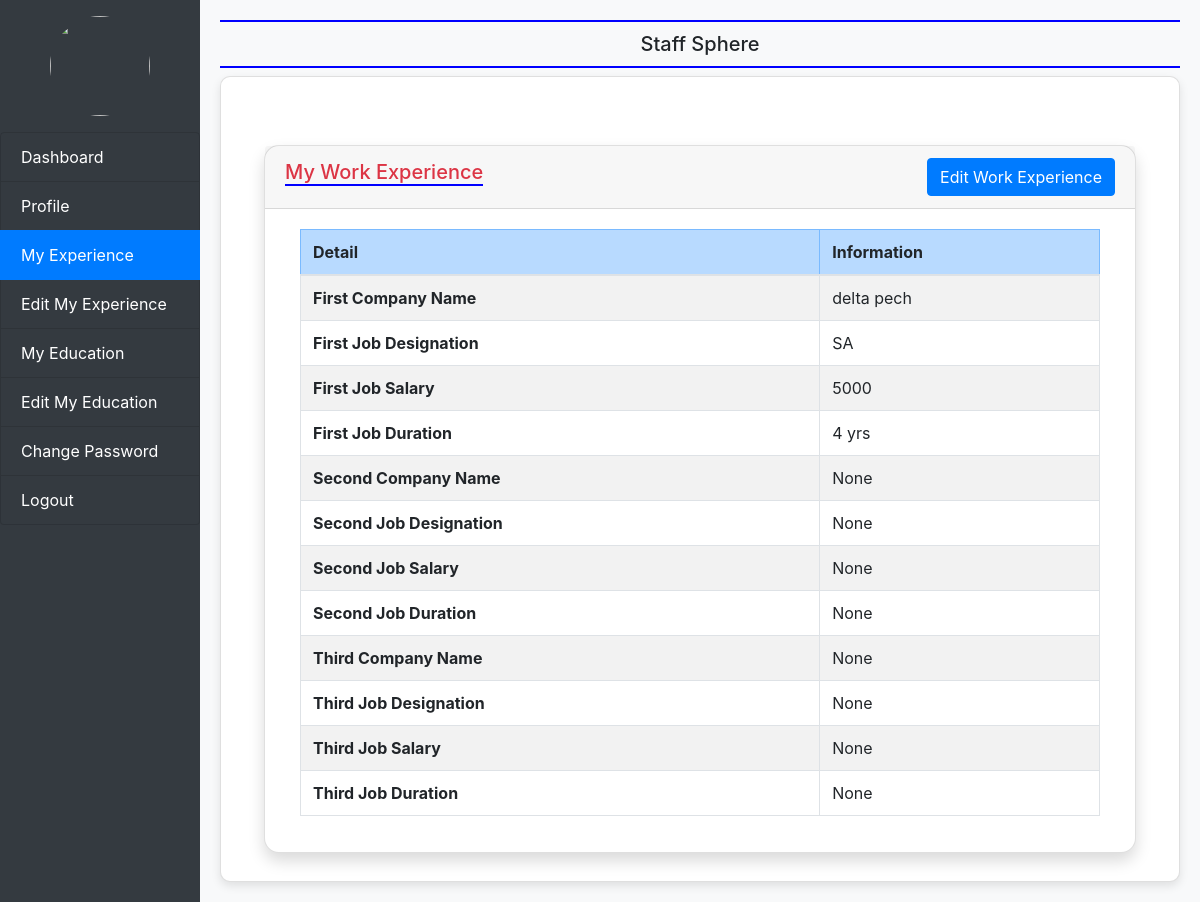
Page /my_experience (signed in) on the committed database.
### employee/models.py (models this page shows, shortened)
class EmployeeExperience(models.Model):
    user = models.ForeignKey(User,on_delete=models.CASCADE)
    company1name = models.CharField(max_length=100,null=True)
    company1desig = models.CharField(max_length=100,null=True)
    company1salary = models.CharField(max_length=100,null=True)
    company1duration = models.CharField(max_length=100,null=True)
    company2name = models.CharField(max_length=100, null=True)
    company2desig = models.CharField(max_length=100, null=True)
    company2salary = models.CharField(max_length=100, null=True)
    company2duration = models.CharField(max_length=100, null=True)
    company3name = models.CharField(max_length=100, null=True)
    company3desig = models.CharField(max_length=100, null=True)
    company3salary = models.CharField(max_length=100, null=True)
    company3duration = models.CharField(max_length=100, null=True)

### employee/views.py (the view)
# urls.py: path('my_experience', my_experience, name='my_experience'),#experience page
def my_experience(request):
    if not request.user.is_authenticated:
        return redirect('emp_login')
    user = request.user
    experience = EmployeeExperience.objects.get(user=user)
    return render(request,'my_experience.html',locals())

### employee/templates/my_experience.html
{% extends 'emp_base.html' %}
{% block main %}
<div class="container mt-5">
    <div class="card shadow m-2" style="border-radius: 15px;">
        <div class="card-header">
            <div class="d-flex justify-content-between align-items-center">
                <h5 class="text-danger" style="border-bottom: 2px solid blue;">My Work Experience</h5>
                <a href="{% url 'edit_myexperience' %}" class="btn btn-primary">Edit Work Experience</a>
            </div>
        </div>
        <div class="card-body">
            <div class="container-fluid">
                <table class="table table-bordered table-striped">
                    <thead>
                        <tr class="table-primary">
                            <th scope="col">Detail</th>
                            <th scope="col">Information</th>
                        </tr>
                    </thead>
                    <tbody>
                        <tr>
                            <th>First Company Name</th>
                            <td>{{experience.company1name}}</td>
                        </tr>
                        <tr>
                            <th>First Job Designation</th>
                            <td>{{experience.company1desig}}</td>
                        </tr>
                        <tr>
                            <th>First Job Salary</th>
                            <td>{{experience.company1salary}}</td>
                        </tr>
                        <tr>
                            <th>First Job Duration</th>
                            <td>{{experience.company1duration}}</td>
                        </tr>
                        <tr>
                            <th>Second Company Name</th>
                            <td>{{experience.company2name}}</td>
                        </tr>
                        <tr>
                            <th>Second Job Designation</th>
                            <td>{{experience.company2desig}}</td>
                        </tr>
                        <tr>
                            <th>Second Job Salary</th>
                            <td>{{experience.company2salary}}</td>
                        </tr>
                        <tr>
                            <th>Second Job Duration</th>
                            <td>{{experience.company2duration}}</td>
                        </tr>
                        <tr>
                            <th>Third Company Name</th>
                            <td>{{experience.company3name}}</td>
                        </tr>
                        <tr>
                            <th>Third Job Designation</th>
                            <td>{{experience.company3desig}}</td>
                        </tr>
                        <tr>
                            <th>Third Job Salary</th>
                            <td>{{experience.company3salary}}</td>
                        </tr>
                        <tr>
                            <th>Third Job Duration</th>
                            <td>{{experience.company3duration}}</td>
                        </tr>
                    </tbody>
                </table>
            </div>
        </div>
    </div>
</div>
{% endblock %}

### employee/templates/emp_base.html (style rules this page uses)
body { background-color: #f8f9fa; }
.card { border-radius: 10px; box-shadow: 0 4px 10px rgba(0, 0, 0, 0.1); }

### rows in the picture
EmployeeExperience: company1name "delta pech", company1desig "SA", company1salary "5000", company1duration "4 yrs", company2name "None", company2desig "None", company2salary "None", company2duration "None", company3name "None", company3desig "None", company3salary "None", company3duration "None"
